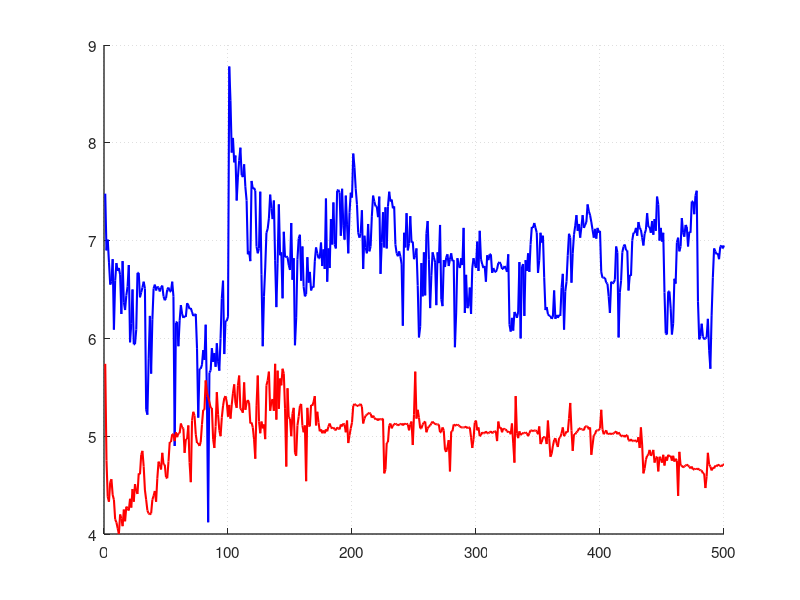

Write the MATLAB code that produced this figure. (Note: this script raises an error after producing the figure.)
% =========================================================================
% PROJECT: LOCK & RELEASE - TEST 5 FATIGUE FULL DATA (500 CYCLES)
% AUTHOR: Julien DUBUC
% =========================================================================
clear; clc; close all;

%% 1. DONNEES BRUTES COMPLETES (500 cycles)

% --- FORCE MAX (N) : COMPLIANT GRIPPER ---
f_compliant = [ ...
    7.48, 6.90, 7.01, 6.78, 6.55, 6.58, 6.81, 6.09, 6.59, 6.77, 6.69, 6.72, 6.65, 6.25, 6.79, 6.37, 6.29, 6.44, 6.53, 6.75, ...
    5.96, 6.15, 6.50, 5.94, 5.94, 6.09, 6.67, 6.67, 6.42, 6.47, 6.52, 6.58, 6.51, 5.27, 5.22, 5.79, 6.23, 5.64, 6.19, 6.51, ...
    6.55, 6.49, 6.53, 6.52, 6.48, 6.52, 6.54, 6.43, 6.39, 6.41, 6.50, 6.52, 6.48, 6.48, 6.58, 6.43, 4.90, 6.16, 6.17, 5.92, ...
    6.18, 6.34, 6.25, 6.21, 6.23, 6.22, 6.36, 6.34, 6.30, 6.31, 6.27, 6.23, 6.24, 6.25, 5.90, 5.19, 5.69, 5.69, 5.73, 5.88, ...
    5.78, 6.14, 5.41, 4.12, 5.65, 5.67, 5.90, 5.76, 5.85, 5.71, 5.95, 5.76, 5.67, 6.00, 6.41, 6.59, 5.84, 6.18, 6.18, 6.22, ... % Cycle 100
    8.78, 8.43, 7.90, 8.05, 7.80, 7.87, 7.41, 7.65, 7.82, 7.95, 7.67, 7.65, 7.78, 7.55, 7.41, 6.86, 6.89, 6.79, 7.61, 7.53, ... % Reprise après pause
    7.54, 7.51, 6.94, 6.87, 6.92, 7.50, 6.65, 5.92, 6.43, 6.72, 7.08, 7.12, 7.23, 7.47, 7.33, 7.22, 7.41, 6.80, 6.32, 6.77, ...
    7.37, 6.85, 6.88, 6.41, 7.09, 6.83, 6.84, 6.83, 6.75, 6.70, 7.18, 6.60, 6.82, 5.93, 6.21, 6.81, 7.02, 7.06, 6.59, 6.94, ...
    6.53, 6.43, 6.45, 6.83, 6.57, 6.68, 6.49, 6.53, 6.52, 6.79, 6.93, 6.87, 6.82, 6.82, 6.98, 6.74, 6.91, 6.71, 7.43, 6.58, ...
    6.92, 6.72, 7.22, 6.96, 7.39, 6.96, 6.92, 7.51, 7.52, 7.49, 7.05, 7.53, 7.15, 7.01, 7.46, 7.16, 6.87, 7.29, 7.49, 7.44, ... % Cycle 200
    7.89, 7.75, 7.53, 7.37, 7.08, 7.03, 7.07, 7.31, 6.71, 7.05, 6.93, 6.87, 7.17, 6.89, 6.94, 7.25, 7.46, 7.40, 7.35, 7.35, ...
    7.24, 7.45, 6.66, 6.98, 7.29, 6.93, 7.34, 6.92, 7.35, 7.50, 7.40, 7.42, 7.33, 7.35, 6.96, 6.87, 6.84, 6.89, 6.84, 6.76, ...
    6.13, 7.08, 6.93, 7.28, 6.90, 6.97, 7.25, 6.98, 6.99, 6.81, 6.85, 6.92, 6.54, 6.01, 6.12, 6.77, 6.43, 6.88, 6.44, 7.07, ...
    7.20, 6.81, 6.31, 6.64, 6.88, 6.83, 6.78, 6.34, 6.88, 6.77, 7.16, 6.40, 6.33, 6.80, 6.73, 6.83, 6.86, 6.74, 6.81, 6.87, ...
    6.79, 6.80, 5.91, 6.26, 6.82, 6.75, 6.72, 6.82, 6.75, 7.13, 6.26, 6.65, 6.31, 6.33, 6.52, 6.25, 6.72, 6.82, 6.76, 6.72, ... % Cycle 300
    6.99, 6.69, 7.10, 6.81, 6.76, 6.72, 6.74, 6.58, 6.85, 6.80, 6.86, 6.86, 6.67, 6.72, 6.68, 6.68, 6.71, 6.77, 6.78, 6.76, ...
    6.71, 6.71, 6.74, 6.72, 6.68, 6.86, 6.14, 6.07, 6.21, 6.08, 6.27, 6.25, 6.21, 6.27, 6.78, 6.00, 6.73, 6.76, 6.23, 6.80, ...
    6.69, 6.87, 6.68, 6.96, 7.14, 7.13, 7.18, 7.13, 7.08, 6.67, 6.80, 7.08, 6.98, 7.05, 6.62, 6.29, 6.32, 6.25, 6.23, 6.23, ...
    6.20, 6.22, 6.49, 6.20, 6.24, 6.21, 6.24, 6.23, 6.52, 6.66, 6.09, 6.48, 6.58, 6.85, 7.07, 7.03, 6.57, 6.87, 7.06, 7.15, ...
    7.26, 7.10, 7.17, 7.03, 7.14, 7.26, 7.13, 7.16, 7.19, 7.37, 7.30, 7.26, 7.19, 7.11, 7.03, 7.12, 7.02, 7.13, 7.08, 7.10, ... % Cycle 400
    6.68, 6.62, 6.62, 6.62, 6.57, 6.56, 6.43, 6.26, 6.58, 6.56, 6.57, 6.60, 6.94, 6.88, 6.01, 6.47, 6.59, 6.88, 6.94, 6.96, ...
    6.90, 6.90, 6.49, 6.65, 6.64, 7.00, 7.08, 7.08, 7.13, 7.05, 7.19, 7.13, 7.11, 7.03, 6.95, 7.07, 7.11, 7.28, 7.14, 7.14, ...
    7.08, 7.20, 7.06, 7.22, 7.10, 7.45, 7.37, 7.00, 7.13, 6.99, 7.08, 6.47, 6.05, 6.04, 6.48, 6.48, 6.31, 6.04, 6.15, 6.61, ...
    6.56, 6.98, 7.03, 6.89, 6.94, 7.23, 7.08, 7.04, 7.16, 7.14, 6.94, 7.09, 7.08, 7.40, 7.40, 7.27, 7.46, 7.51, 6.38, 5.99, ...
    6.02, 6.15, 6.02, 5.99, 6.00, 6.01, 6.20, 5.88, 5.69, 6.23, 6.62, 6.92, 6.89, 6.86, 6.87, 6.81, 6.94, 6.95, 6.92, 6.95 ... % Cycle 500
];

% --- FORCE MAX (N) : RACK & PINION GRIPPER ---
f_rp = [ ...
    5.74, 4.75, 4.38, 4.33, 4.53, 4.56, 4.40, 4.35, 4.15, 4.12, 4.06, 4.00, 4.20, 4.16, 4.08, 4.25, 4.13, 4.28, 4.26, 4.24, ...
    4.36, 4.27, 4.46, 4.33, 4.51, 4.44, 4.41, 4.62, 4.61, 4.81, 4.85, 4.69, 4.45, 4.35, 4.24, 4.21, 4.20, 4.21, 4.35, 4.39, ...
    4.44, 4.33, 4.57, 4.74, 4.71, 4.66, 4.83, 4.71, 4.71, 4.58, 4.57, 4.74, 4.94, 4.94, 5.02, 5.02, 4.95, 5.04, 4.99, 5.03, ...
    5.03, 5.13, 5.09, 5.08, 4.83, 4.97, 4.97, 5.11, 4.73, 4.53, 5.16, 5.25, 5.21, 5.02, 4.93, 4.93, 4.90, 4.94, 5.12, 5.27, ...
    5.27, 5.57, 5.44, 5.40, 5.35, 5.29, 5.29, 4.97, 4.88, 5.10, 5.45, 5.22, 5.06, 5.00, 5.19, 5.31, 5.39, 5.41, 5.35, 5.20, ... % Cycle 100
    5.32, 5.18, 5.32, 5.44, 5.53, 5.34, 5.29, 5.52, 5.62, 5.28, 5.27, 5.24, 5.55, 5.27, 5.34, 5.37, 5.34, 5.13, 5.14, 5.09, ... % Reprise après pause
    4.97, 4.77, 5.31, 5.62, 5.15, 5.03, 5.15, 5.08, 5.12, 4.97, 5.52, 5.57, 5.66, 5.26, 5.35, 5.38, 5.26, 5.74, 5.17, 5.67, ...
    5.28, 5.59, 5.52, 5.69, 5.64, 5.28, 4.69, 5.49, 5.19, 5.18, 5.00, 5.23, 5.29, 4.83, 4.80, 5.11, 5.20, 5.31, 5.33, 5.11, ...
    5.04, 5.11, 4.54, 5.29, 5.11, 5.10, 5.32, 5.31, 5.35, 5.41, 5.11, 5.25, 5.14, 5.05, 5.07, 5.03, 5.06, 5.03, 5.07, 5.05, ...
    5.10, 5.13, 5.09, 5.08, 5.09, 5.07, 5.06, 5.09, 5.08, 5.07, 5.12, 5.10, 5.13, 5.12, 5.04, 5.16, 4.93, 5.01, 5.08, 5.14, ... % Cycle 200
    5.31, 5.33, 5.32, 5.31, 5.31, 5.32, 5.33, 5.30, 5.13, 5.18, 5.21, 5.22, 5.23, 5.24, 5.23, 5.19, 5.21, 5.19, 5.17, 5.18, ...
    5.16, 5.18, 5.17, 5.17, 5.18, 4.62, 4.66, 4.93, 4.94, 5.11, 5.13, 5.08, 5.11, 5.12, 5.13, 5.12, 5.11, 5.12, 5.12, 5.13, ...
    5.11, 5.13, 5.12, 5.13, 5.12, 5.06, 5.12, 5.15, 4.91, 5.22, 5.66, 5.18, 5.27, 5.19, 5.08, 5.08, 5.12, 5.14, 5.15, 5.04, ...
    5.08, 5.10, 5.11, 5.13, 5.15, 5.13, 5.13, 5.12, 5.12, 5.12, 5.04, 5.04, 5.09, 5.06, 4.86, 4.84, 4.89, 4.96, 4.64, 5.05, ...
    5.05, 5.12, 5.11, 5.11, 5.12, 5.11, 5.10, 5.09, 5.09, 5.09, 5.09, 5.10, 5.08, 5.09, 5.09, 4.99, 4.88, 4.97, 5.14, 5.16, ... % Cycle 300
    5.06, 5.09, 5.00, 5.01, 5.04, 5.03, 5.03, 5.05, 5.03, 5.03, 5.04, 5.05, 5.03, 5.04, 5.05, 5.05, 4.95, 5.15, 5.08, 5.09, ...
    5.04, 5.08, 5.07, 5.07, 5.05, 5.04, 5.05, 5.02, 5.13, 4.93, 4.73, 5.41, 5.03, 4.98, 5.05, 5.01, 5.03, 5.03, 5.03, 5.04, ...
    5.03, 5.00, 5.03, 5.06, 5.06, 5.05, 5.06, 5.06, 5.05, 5.02, 5.10, 4.92, 4.94, 4.99, 4.99, 4.99, 4.92, 5.16, 4.98, 4.79, ...
    4.82, 4.90, 4.96, 4.98, 4.93, 4.89, 4.98, 4.99, 5.03, 5.09, 5.00, 5.02, 5.05, 5.04, 5.18, 5.34, 5.06, 4.85, 5.02, 5.02, ...
    5.04, 5.05, 5.08, 5.08, 5.07, 5.07, 5.06, 5.10, 5.10, 5.10, 5.07, 5.09, 4.81, 4.91, 5.01, 5.02, 5.06, 5.06, 5.06, 5.08, ... % Cycle 400
    5.27, 5.07, 5.02, 5.04, 5.06, 5.02, 5.03, 5.02, 5.03, 5.02, 5.03, 5.04, 5.05, 5.02, 5.04, 5.02, 5.00, 5.00, 5.01, 4.99, ...
    5.01, 5.01, 4.96, 4.95, 4.97, 4.95, 4.95, 4.96, 4.95, 4.94, 4.99, 4.88, 5.09, 4.91, 4.62, 4.67, 4.76, 4.80, 4.81, 4.86, ...
    4.80, 4.82, 4.86, 4.73, 4.78, 4.79, 4.64, 4.79, 4.77, 4.73, 4.81, 4.70, 4.79, 4.75, 4.81, 4.79, 4.80, 4.75, 4.80, 4.74, ...
    4.77, 4.75, 4.39, 4.84, 4.70, 4.70, 4.68, 4.69, 4.70, 4.71, 4.70, 4.69, 4.67, 4.69, 4.66, 4.66, 4.67, 4.66, 4.67, 4.66, ...
    4.65, 4.65, 4.62, 4.62, 4.47, 4.59, 4.83, 4.71, 4.69, 4.65, 4.68, 4.67, 4.70, 4.69, 4.71, 4.70, 4.70, 4.69, 4.71, 4.71  ... % Cycle 500
];

cycles = 1:500;

%% 2. PLOTTING (Avec pause dans la légende)
figure('Color', [1 1 1], 'Position', [100, 100, 950, 500]);
hold on; grid on;
set(gca, 'FontSize', 11, 'LineWidth', 1, 'GridLineStyle', ':');

% --- TRACÉ DES COURBES ---
p1 = plot(cycles, f_compliant, 'b-', 'LineWidth', 1.5);
p2 = plot(cycles, f_rp, 'r-', 'LineWidth', 1.5);

% --- LIGNES DE PAUSE ---
pauses = [100, 200, 300, 400];
for p = pauses
    xline(p, 'k--', 'LineWidth', 1.2, 'HandleVisibility', 'off');
end

% --- LIGNE FICTIVE POUR LA LÉGENDE ---
% On trace un point invisible pour que MATLAB puisse capturer le style (ligne noire pointillée)
p3 = plot(NaN, NaN, 'k--', 'LineWidth', 1.2);

% --- LABELS ET TITRE ---
xlabel('Cycle Number', 'FontSize', 12, 'FontWeight', 'bold');
ylabel('Max Grasping Force (N)', 'FontSize', 12, 'FontWeight', 'bold');
title('Fatigue Test', 'FontSize', 14, 'FontWeight', 'bold');

% --- LÉGENDE MISE À JOUR ---
legend([p1, p2, p3], {'Compliant Gripper', 'Rack & Pinion', '30s Break'}, ...
       'Location', 'northeast', 'Box', 'on', 'FontSize', 12);

% --- LIMITES DES AXES ---
xlim([0 500]);
ylim([3 10]);
